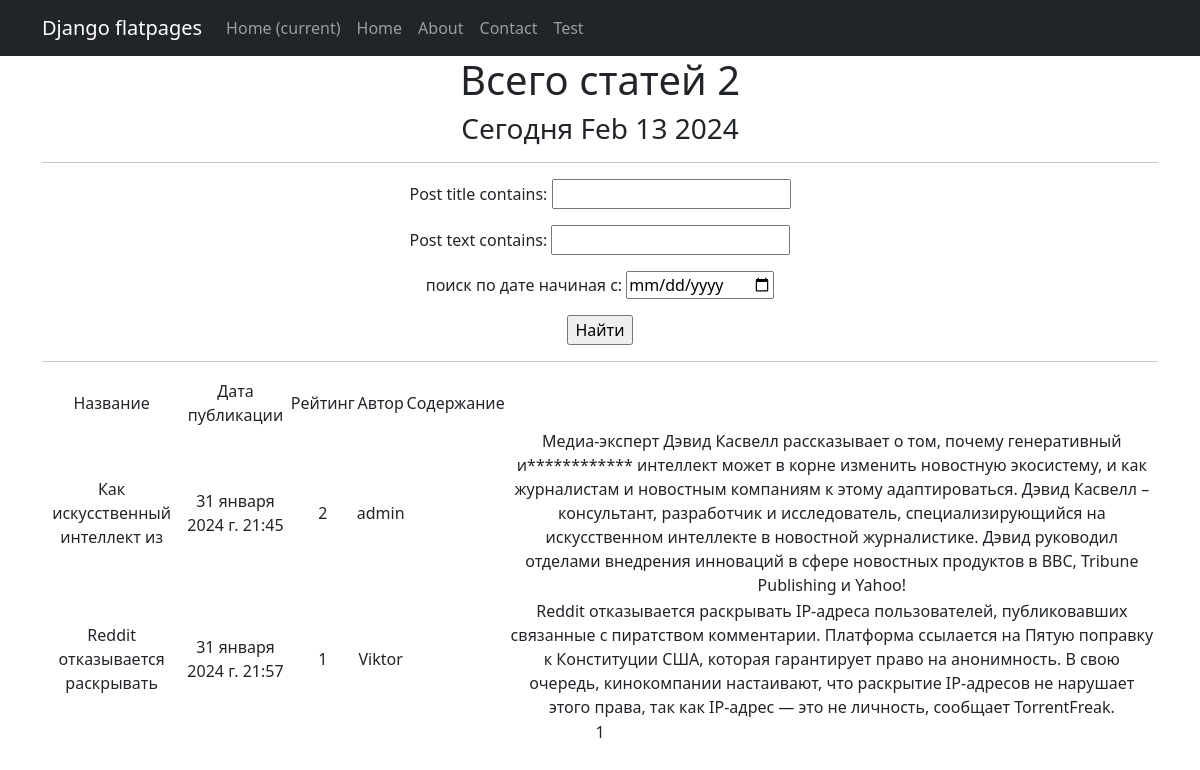
/news/search/, run on an earlier commit of the app's database.
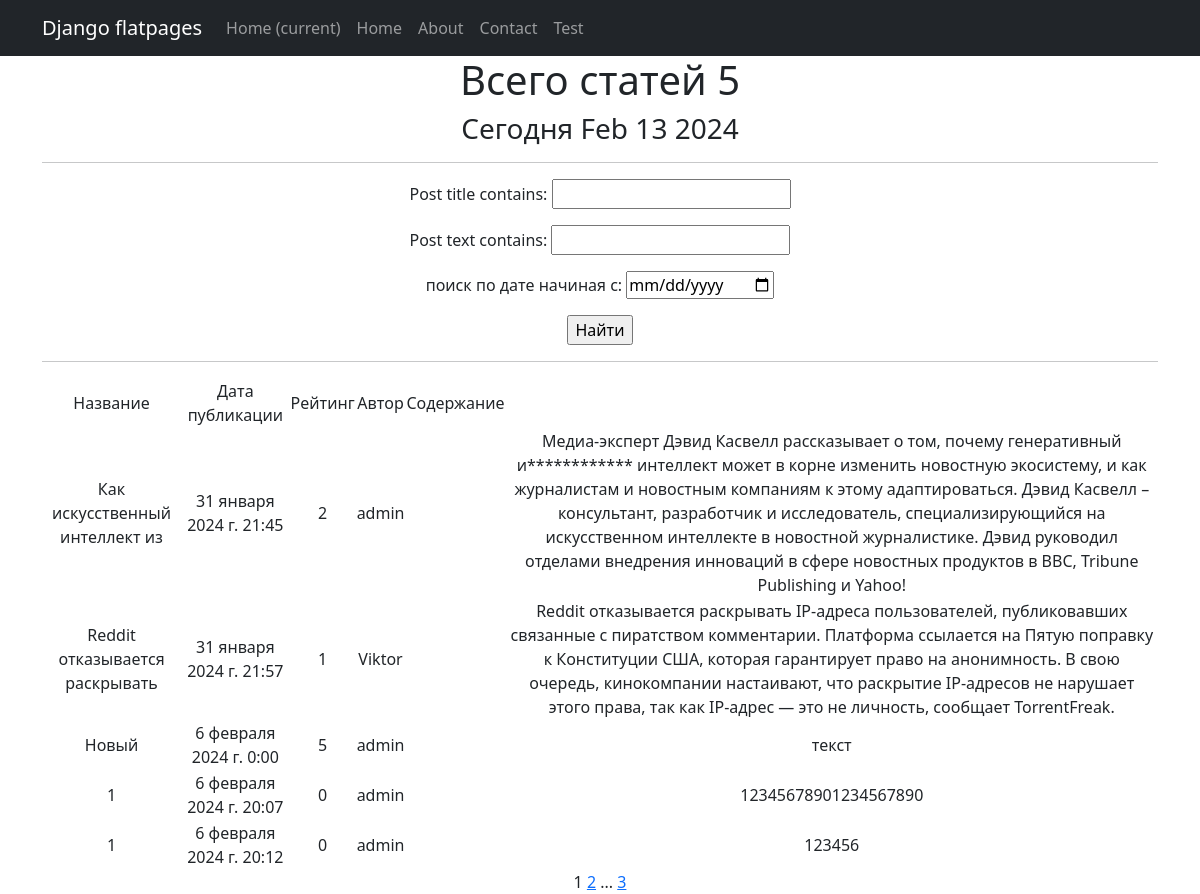
And on a later commit of the database.
### news/models.py (models this page shows, shortened)
class Post(models.Model):
    post_author = models.ForeignKey('Author', on_delete=models.CASCADE)
    post_choice = models.CharField(max_length=10, choices=[('article', 'Статья'), ('news', 'Новость')])
    post_date = models.DateTimeField(auto_now_add=True)
    post_category = models.ManyToManyField('Category', through='PostCategory')
    post_title = models.CharField(max_length=30)
    post_text = models.TextField()
    post_rating = models.IntegerField(default=0)

class Author(models.Model):
    user = models.OneToOneField(User, on_delete=models.CASCADE)
    author_rating = models.IntegerField(default=0)
    def __str__(self):
        return self.user.username

### news/views.py (the view)
# urls.py: path('search/', PostSearch.as_view(), name='post_search'),
class PostSearch(ListView):  # поиск поста
    model = Post
    template_name = 'article_search.html'
    context_object_name = 'post_news'
    paginate_by = 5
    def get_queryset(self):  # получаем обычный запрос
        queryset = super().get_queryset()  # используем наш класс фильтрации
        self.filterset = PostFilter(self.request.GET, queryset)
        return self.filterset.qs
    def get_context_data(self, **kwargs):
        context = super().get_context_data(**kwargs)
        context['filterset'] = self.filterset
        return context

### news/templatetags/custom_filters.py (called while the page is built)
@register.filter()
def cenzor(value):
    badwords = ["искусственный"]
    splitwords = value.split()
    for i in range(len(splitwords)):
        if splitwords[i] in badwords:
            firstletter = splitwords[i][0]
            newvalue=firstletter +"*"*(len(splitwords[i])-1)
            splitwords[i] = newvalue
    result = " ".join(splitwords)
    return f'{result}'

### news/templatetags/custom_tags.py (called while the page is built)
@register.simple_tag()
def current_time(format_string='%b %d %Y'):
   return datetime.utcnow().strftime(format_string)

@register.simple_tag(takes_context=True)
def url_replace(context, **kwargs):
   d = context['request'].GET.copy()
   for k, v in kwargs.items():
       d[k] = v
   return d.urlencode()

### templates/article_search.html (shortened to what this page needs)
{% extends 'flatpages/default.html' %}
{% load custom_filters %}
{% load custom_tags %}
{% block content %}
   <h1>Всего статей {{ post_news.count }} </h1>
   <h3>Сегодня {% current_time '%b %d %Y' %}</h3>
   <hr>
   <form action="" method="get">
       {{ filterset.form.as_p }}
       <input type="submit" value="Найти" />
   </form>
   <hr>
   {% if post_news %}
       <table>
           <tr>
               <td>Название</td>
               <td>Дата публикации</td>
               <td>Рейтинг</td>
               <td>Автор</td>
               <td>Содержание</td>
           </tr>
           {% for product in post_news %}
           <tr>
               <td>{{ product.post_title }}</td>
               <td>{{ product.post_date }}</td>
               <td>{{ product.post_rating }}</td>
               <td>{{ product.post_author}}</td>
               <td>{{ post_detail.post_category }}</td>
               <td>{{ product.post_text|cenzor }}</td>
           </tr>
           {% endfor %}
       </table>
   {% else %}
       <h2>Статей нет!</h2>
   {% endif %}
   {{ page_obj.number }}
   {% if page_obj.has_next %}
       <a href="?{% url_replace page=page_obj.next_page_number %}">{{ page_obj.next_page_number }}</a>
       {% if paginator.num_pages != page_obj.next_page_number %}
           ...
           <a href="?{% url_replace page=page_obj.paginator.num_pages %}">{{ page_obj.paginator.num_pages }}</a>
       {% endif %}
   {% endif %}
{% endblock content %}

What changed in the data, as far as the page shows it:
added Post: post_title "Новый", post_date "6 февраля 2024 г. 0:00", post_rating "5", post_author "admin", post_text|cenzor "текст"
added Post: post_title "1", post_date "6 февраля 2024 г. 20:07", post_rating "0", post_author "admin", post_text|cenzor "12345678901234567890"
added Post: post_title "1", post_date "6 февраля 2024 г. 20:12", post_rating "0", post_author "admin", post_text|cenzor "123456"
Also different on the page:
{{ post_news.count }}: "2" → "5"
{{ page_obj.next_page_number }}: (not shown) → "2"
{{ page_obj.paginator.num_pages }}: (not shown) → "3"
